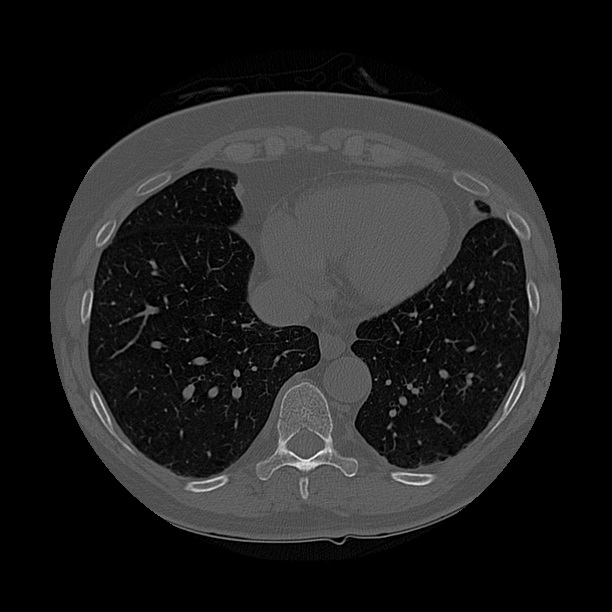
%> input picture 3/CTImage.png, 612 x 612 px
$ octave activecontour_demo.m   (GNU Octave 9; MATLAB toolbox functions it lacks are replaced by stand-ins)
%> lines starting %> are read from the running program, lines starting %| are printed output that depends on the picture; in (x1, y1, x2, y2) boxes, pixels count from 0 and x2, y2 are one past the last pixel; in counts of white or black regions, pixels touching at a corner belong together; the program's own positions count from 1
clc;    % Clear the command window.
close all;  % Close all figures (except those of imtool.)
imtool close all;  % Close all imtool figures if you have the Image Processing Toolbox.
clear;  % Erase all existing variables. Or clearvars if you want.
workspace;  % Make sure the workspace panel is showing.
format long g;
format compact;
fontSize = 15;

% Read in a standard MATLAB gray scale demo image.
folder = fullfile(matlabroot, '\toolbox\images\imdemos');
baseFileName = 'CTImage.png';
% baseFileName = 'eight.tif';
% Get the full filename, with path prepended.
fullFileName = fullfile(folder, baseFileName);
% Check if file exists.
if ~exist(fullFileName, 'file')
	% File doesn't exist -- didn't find it there.  Check the search path for it.
	fullFileName = baseFileName; % No path this time.
	if ~exist(fullFileName, 'file')
		% Still didn't find it.  Alert user.
		errorMessage = sprintf('Error: %s does not exist in the search path folders.', fullFileName);
		uiwait(warndlg(errorMessage));
		return;
	end
end
grayImage = imread(fullFileName);
%> grayImage is the input picture: size 612x612 uint8; min 0, max 255, mean 31.6
% Get the dimensions of the image.
% numberOfColorBands should be = 1.
[rows, columns, numberOfColorBands] = size(grayImage);
%> rows = 612; columns = 612; numberOfColorBands = 1
if numberOfColorBands > 1
	% It's not really gray scale like we expected - it's color.
	% Convert it to gray scale by taking only the green channel.
	grayImage = grayImage(:, :, 2); % Take green channel.
end
% Display the original gray scale image.
subplot(2, 2, 1);
imshow(grayImage, []);
axis on;
title('Original Grayscale Image', 'FontSize', fontSize);
% Enlarge figure to full screen.
set(gcf, 'Units', 'Normalized', 'OuterPosition', [0 0 1 1]);
% Give a name to the title bar.
set(gcf, 'Name', 'Demo by ImageAnalyst', 'NumberTitle', 'Off')
drawnow;

% Let's compute and display the histogram.
[pixelCount, grayLevels] = imhist(grayImage);
%> pixelCount = 256 values, max 174893 at index 1, min 0 at index 239, mean 1463.1; grayLevels = 256 values from 0 to 255
subplot(2, 2, 2);
bar(grayLevels, pixelCount);
grid on;
title('Histogram of original image', 'FontSize', fontSize);
xlim([0 grayLevels(end)]); % Scale x axis manually.
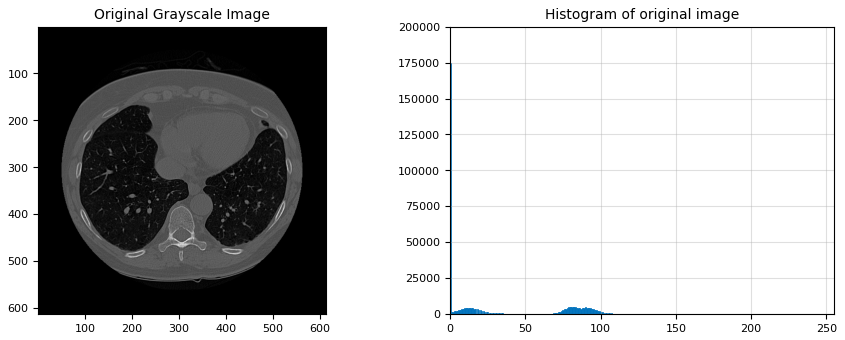
%> figure redrawn from the program's plot data, 2 panels

% Construct an initial mask that is the convex hull of everything.
subplot(2, 2, 2);
% mask = grayImage < 175; % Use for eight.tif
mask = grayImage > 80
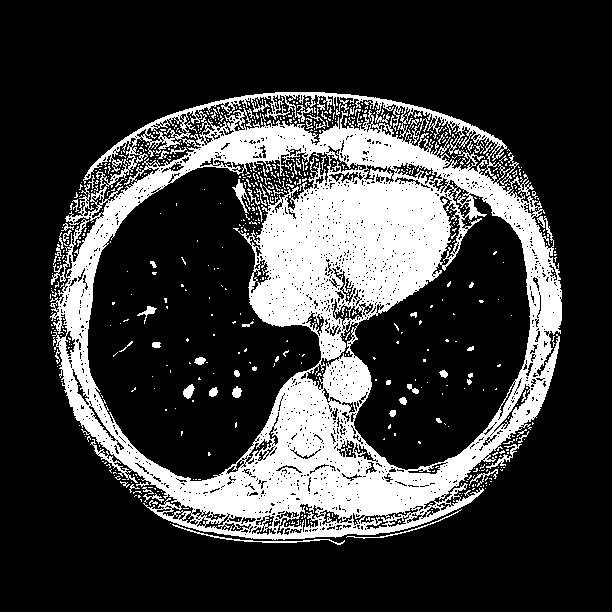
%> mask: size 612x612 logical; 23.3% white; 709 white regions (642 under 20 px), largest, box (x1, y1, x2, y2) and area: (50, 92, 562, 540) 81336, (172, 524, 345, 545) 294, (232, 179, 250, 214) 186
mask = bwconvhull(mask, 'Union');
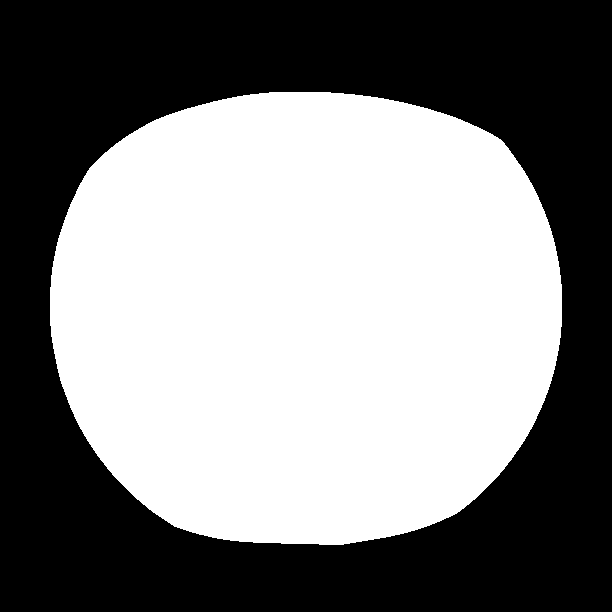
%> mask: size 612x612 logical; 51.2% white; 1 black region, box (x1, y1, x2, y2) and area: (0, 0, 612, 612) 182927
imshow(mask);
axis on;
title('Initial mask', 'FontSize', fontSize);
drawnow;

% Now find the improved outer boundary using active contours.
%> (the run ends here)
